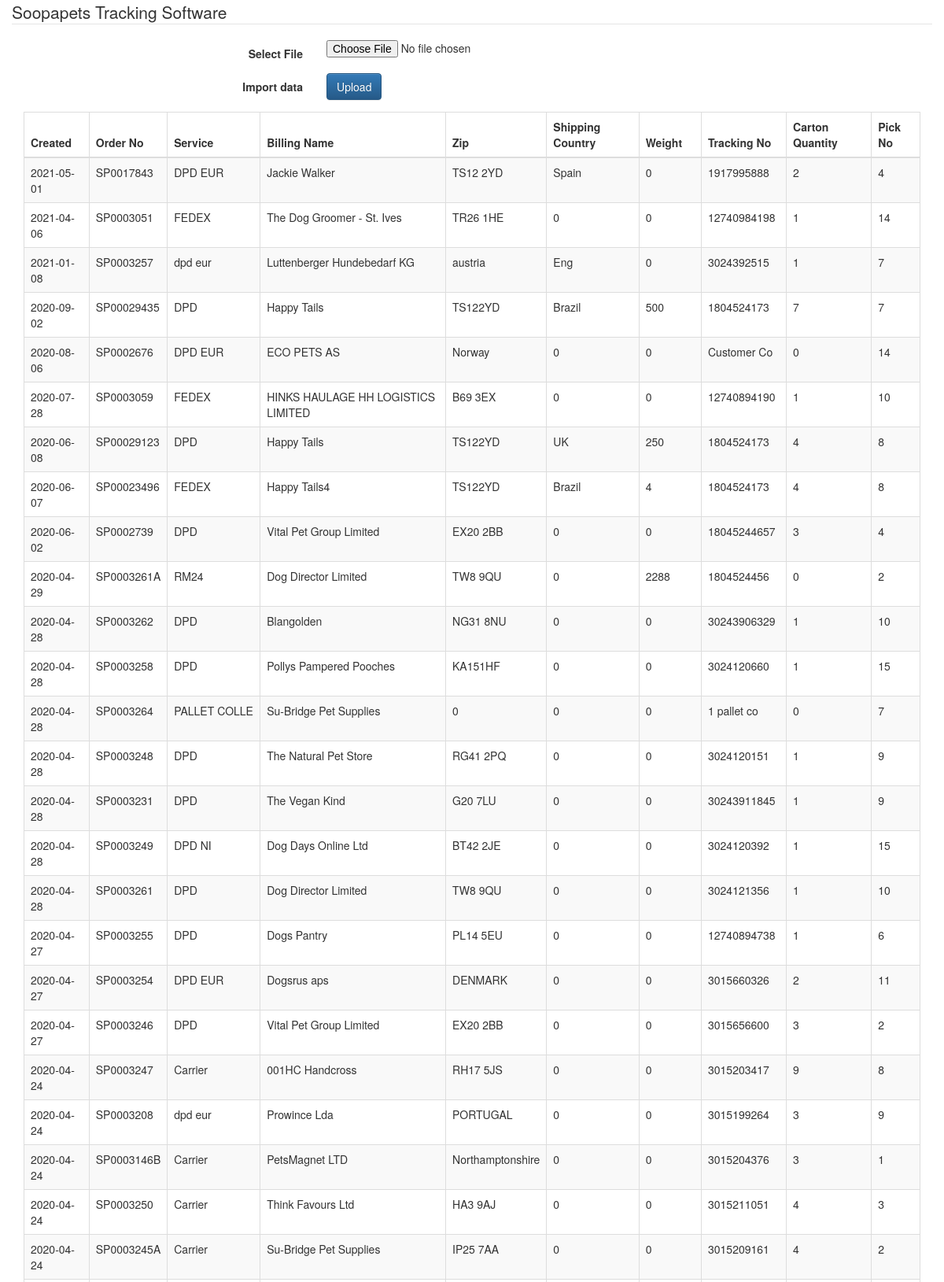
/track/index.php (upper part), run on the app's committed database.
### tables this page shows
CREATE TABLE `k9` (
  `id` int(3) NOT NULL,
  `track_date` date NOT NULL,
  `order_no` varchar(20) NOT NULL,
  `service` varchar(12) NOT NULL,
  `billing_name` varchar(50) NOT NULL,
  `zip` varchar(20) NOT NULL,
  `shipping_country` varchar(30) NOT NULL,
  `weight` int(10) NOT NULL,
  `tracking_no` varchar(11) NOT NULL,
  `carton_quantity` int(10) NOT NULL,
  `pick_no` int(10) NOT NULL
);

### track/functions.php (the view, shortened to what this page needs)
<?php
function get_all_records(){
    $con = getdb();
    $Sql = "SELECT track_date,order_no,service,billing_name,zip,shipping_country,weight,tracking_no,carton_quantity,pick_no from k9 order by track_date desc";
    $result = mysqli_query($con, $Sql);
    if (mysqli_num_rows($result) > 0) {
     echo "<div class='table-responsive'><table id='myTable' class='table table-striped table-bordered display nowrap'>
     		<thead>
     			<tr>
     			<th>Created</th>
				<th>Order No</th>
				<th>Service</th>
				<th>Billing Name</th>
				<th>Zip</th>
				<th>Shipping Country</th>
				<th>Weight</th>
				<th>Tracking No</th>
				<th>Carton Quantity</th>
				<th>Pick No</th>
             </tr></thead><tbody>";
     while($row = mysqli_fetch_assoc($result)) {
         echo "<tr>
         		<td>" . $row['track_date']."</td>
                <td>" . $row['order_no']."</td>
                <td>" . $row['service']."</td>
                <td>" . $row["billing_name"]."</td>
                <td>" . $row['zip']."</td>
                <td>" . $row['shipping_country']."</td>
                <td>" . $row['weight']."</td>
                <td>" . $row['tracking_no']."</td>
                <td>" . $row['carton_quantity']."</td>
                <td>" . $row['pick_no']."</td></tr>";
     }
     echo "</tbody></table></div>";
} else {
     echo "you have no recent pending orders";
}
}
?>

### track/index.php (shortened to what this page needs)
<?php
include('functions.php');
?>
<!DOCTYPE html>
<html lang="en">
<head>
    <link rel="stylesheet" href="https://maxcdn.bootstrapcdn.com/bootstrap/3.3.7/css/bootstrap.min.css">
    <link rel="stylesheet" href="https://maxcdn.bootstrapcdn.com/bootstrap/3.3.7/css/bootstrap-theme.min.css">
</head>
<body>
    <div id="wrap">
        <div class="container">
            <div class="row">
                <form class="form-horizontal" action="functions.php" method="post" name="upload_excel" enctype="multipart/form-data">
                    <fieldset>
                        <legend>Soopapets Tracking Software</legend>
                        <div class="form-group">
                            <label class="col-md-4 control-label" for="filebutton">Select File</label>
                            <div class="col-md-4">
                                <input type="file" name="file" id="file" class="input-large" required>
                            </div>
                        </div>
                        <div class="form-group">
                            <label class="col-md-4 control-label" for="singlebutton">Import data</label>
                            <div class="col-md-4">
                                <button type="submit" id="submit" name="Import" class="btn btn-primary button-loading" data-loading-text="Loading...">Upload</button>
                            </div>
                        </div>
                    </fieldset>
                </form>
            </div>
<?php
get_all_records();
?>
        </div>
    </div>
</body>
</html>

### data on the page
k9: track_date "2021-05-01", order_no "SP0017843", service "DPD EUR", billing_name "Jackie Walker", zip "TS12 2YD", shipping_country "Spain", weight "0", tracking_no "1917995888", carton_quantity "2", pick_no "4"
k9: track_date "2021-04-06", order_no "SP0003051", service "FEDEX", billing_name "The Dog Groomer - St. Ives", zip "TR26 1HE", shipping_country "0", weight "0", tracking_no "12740984198", carton_quantity "1", pick_no "14"
k9: track_date "2021-01-08", order_no "SP0003257", service "dpd eur", billing_name "Luttenberger Hundebedarf KG", zip "austria", shipping_country "Eng", weight "0", tracking_no "3024392515", carton_quantity "1", pick_no "7"
k9: track_date "2020-09-02", order_no "SP00029435", service "DPD", billing_name "Happy Tails", zip "TS122YD", shipping_country "Brazil", weight "500", tracking_no "1804524173", carton_quantity "7", pick_no "7"
k9: track_date "2020-08-06", order_no "SP0002676", service "DPD EUR", billing_name "ECO PETS AS", zip "Norway", shipping_country "0", weight "0", tracking_no "Customer Co", carton_quantity "0", pick_no "14"
k9: track_date "2020-07-28", order_no "SP0003059", service "FEDEX", billing_name "HINKS HAULAGE HH LOGISTICS LIMITED", zip "B69 3EX", shipping_country "0", weight "0", tracking_no "12740894190", carton_quantity "1", pick_no "10"
k9: track_date "2020-06-08", order_no "SP00029123", service "DPD", billing_name "Happy Tails", zip "TS122YD", shipping_country "UK", weight "250", tracking_no "1804524173", carton_quantity "4", pick_no "8"
k9: track_date "2020-06-07", order_no "SP00023496", service "FEDEX", billing_name "Happy Tails4", zip "TS122YD", shipping_country "Brazil", weight "4", tracking_no "1804524173", carton_quantity "4", pick_no "8"
k9: track_date "2020-06-02", order_no "SP0002739", service "DPD", billing_name "Vital Pet Group Limited", zip "EX20 2BB", shipping_country "0", weight "0", tracking_no "18045244657", carton_quantity "3", pick_no "4"
k9: track_date "2020-04-29", order_no "SP0003261A", service "RM24", billing_name "Dog Director Limited", zip "TW8 9QU", shipping_country "0", weight "2288", tracking_no "1804524456", carton_quantity "0", pick_no "2"
k9: track_date "2020-04-28", order_no "SP0003262", service "DPD", billing_name "Blangolden", zip "NG31 8NU", shipping_country "0", weight "0", tracking_no "30243906329", carton_quantity "1", pick_no "10"
k9: track_date "2020-04-28", order_no "SP0003258", service "DPD", billing_name "Pollys Pampered Pooches", zip "KA151HF", shipping_country "0", weight "0", tracking_no "3024120660", carton_quantity "1", pick_no "15"
k9: track_date "2020-04-28", order_no "SP0003264", service "PALLET COLLE", billing_name "Su-Bridge Pet Supplies", zip "0", shipping_country "0", weight "0", tracking_no "1 pallet co", carton_quantity "0", pick_no "7"
k9: track_date "2020-04-28", order_no "SP0003248", service "DPD", billing_name "The Natural Pet Store", zip "RG41 2PQ", shipping_country "0", weight "0", tracking_no "3024120151", carton_quantity "1", pick_no "9"
k9: track_date "2020-04-28", order_no "SP0003231", service "DPD", billing_name "The Vegan Kind", zip "G20 7LU", shipping_country "0", weight "0", tracking_no "30243911845", carton_quantity "1", pick_no "9"
k9: track_date "2020-04-28", order_no "SP0003249", service "DPD NI", billing_name "Dog Days Online Ltd", zip "BT42 2JE", shipping_country "0", weight "0", tracking_no "3024120392", carton_quantity "1", pick_no "15"
k9: track_date "2020-04-28", order_no "SP0003261", service "DPD", billing_name "Dog Director Limited", zip "TW8 9QU", shipping_country "0", weight "0", tracking_no "3024121356", carton_quantity "1", pick_no "10"
k9: track_date "2020-04-27", order_no "SP0003255", service "DPD", billing_name "Dogs Pantry", zip "PL14 5EU", shipping_country "0", weight "0", tracking_no "12740894738", carton_quantity "1", pick_no "6"
k9: track_date "2020-04-27", order_no "SP0003254", service "DPD EUR", billing_name "Dogsrus aps", zip "DENMARK", shipping_country "0", weight "0", tracking_no "3015660326", carton_quantity "2", pick_no "11"
k9: track_date "2020-04-27", order_no "SP0003246", service "DPD", billing_name "Vital Pet Group Limited", zip "EX20 2BB", shipping_country "0", weight "0", tracking_no "3015656600", carton_quantity "3", pick_no "2"
k9: track_date "2020-04-24", order_no "SP0003247", service "Carrier", billing_name "001HC Handcross", zip "RH17 5JS", shipping_country "0", weight "0", tracking_no "3015203417", carton_quantity "9", pick_no "8"
k9: track_date "2020-04-24", order_no "SP0003208", service "dpd eur", billing_name "Prowince Lda", zip "PORTUGAL", shipping_country "0", weight "0", tracking_no "3015199264", carton_quantity "3", pick_no "9"
k9: track_date "2020-04-24", order_no "SP0003146B", service "Carrier", billing_name "PetsMagnet LTD", zip "Northamptonshire", shipping_country "0", weight "0", tracking_no "3015204376", carton_quantity "3", pick_no "1"
k9: track_date "2020-04-24", order_no "SP0003250", service "Carrier", billing_name "Think Favours Ltd", zip "HA3 9AJ", shipping_country "0", weight "0", tracking_no "3015211051", carton_quantity "4", pick_no "3"
k9: track_date "2020-04-24", order_no "SP0003245A", service "Carrier", billing_name "Su-Bridge Pet Supplies", zip "IP25 7AA", shipping_country "0", weight "0", tracking_no "3015209161", carton_quantity "4", pick_no "2"
